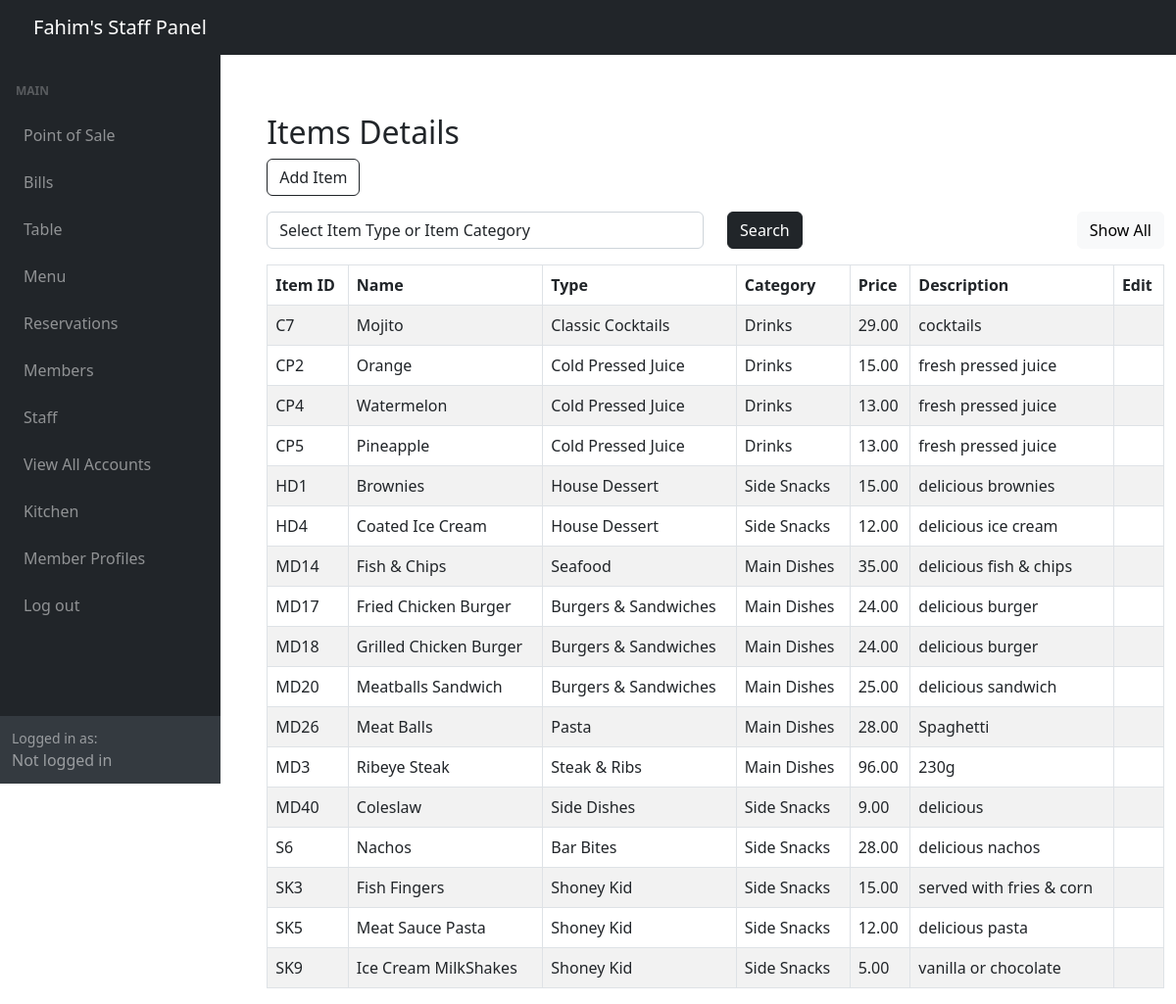
Page /adminSide/panel/menu-panel.php on the committed database.
### tables this page shows
CREATE TABLE `menu` (
  `item_id` varchar(6) NOT NULL,
  `item_name` varchar(255) DEFAULT NULL,
  `item_type` varchar(255) DEFAULT NULL,
  `item_category` varchar(255) DEFAULT NULL,
  `item_price` decimal(10,2) DEFAULT NULL,
  `item_description` varchar(255) DEFAULT NULL
);

### adminSide/panel/menu-panel.php (the view, shortened to what this page needs)
<?php include '../inc/dashHeader.php'; ?>
<div class="wrapper">
    <div class="container-fluid pt-5 pl-600">
        <div class="row">
            <div class="m-50">
                <div class="mt-5 mb-3">
                    <h2 class="pull-left">Items Details</h2>
                    <a href="../menuCrud/createItem.php" class="btn btn-outline-dark"><i class="fa fa-plus"></i> Add Item</a>
                </div>
                <div class="mb-3">
                    <form method="POST" action="#">
                        <div class="row">
                            <div class="col-md-6">
                                <select name="search" id="search" class="form-control">
                                    <option value="">Select Item Type or Item Category</option>
                                </select>
                            </div>
                            <div class="col-md-3">
                                <button type="submit" class="btn btn-dark">Search</button>
                            </div>
                            <div class="col" style="text-align: right;" >
                                <a href="menu-panel.php" class="btn btn-light">Show All</a>
                            </div>
                        </div>
                    </form>
                </div>
                <?php
                require_once "../config.php";
                if (isset($_POST['search'])) {
                    if (!empty($_POST['search'])) {
                        $search = $_POST['search'];
                        $sql = "SELECT * FROM Menu WHERE item_type LIKE '%$search%' OR item_category LIKE '%$search%' OR item_name LIKE '%$search%' OR item_id LIKE '%$search%' ORDER BY item_id;";
                    } else {
                        $sql = "SELECT * FROM Menu ORDER BY item_id;";
                    }
                } else {
                    $sql = "SELECT * FROM Menu ORDER BY item_id;";
                }
                if ($result = mysqli_query($link, $sql)) {
                    if (mysqli_num_rows($result) > 0) {
                        echo '<table class="table table-bordered table-striped">';
                        echo "<thead>";
                        echo "<tr>";
                        echo "<th>Item ID</th>";
                        echo "<th>Name</th>";
                        echo "<th>Type</th>";
                        echo "<th>Category</th>";
                        echo "<th>Price</th>";
                        echo "<th>Description</th>";
                        echo "<th>Edit</th>";
                        echo "</tr>";
                        echo "</thead>";
                        echo "<tbody>";
                        while ($row = mysqli_fetch_array($result)) {
                            echo "<tr>";
                            echo "<td>" . $row['item_id'] . "</td>";
                            echo "<td>" . $row['item_name'] . "</td>";
                            echo "<td>" . $row['item_type'] . "</td>";
                            echo "<td>" . $row['item_category'] . "</td>";
                            echo "<td>" . $row['item_price'] . "</td>";
                            echo "<td>" . $row['item_description'] . "</td>";
                            echo "<td>";
                            echo "</td>";
                            echo "</tr>";
                        }
                        echo "</tbody>";
                        echo "</table>";
                    } else {
                        echo '<div class="alert alert-danger"><em>No records were found.</em></div>';
                    }
                } else {
                    echo "Oops! Something went wrong. Please try again later.";
                }
                ?>
            </div>
        </div>
    </div>
</div>
<?php include '../inc/dashFooter.php'; ?>

### adminSide/inc/dashHeader.php (shortened to what this page needs)
<!DOCTYPE html>
<html lang="en">
    <head>
        <link href="../css/styles.css" rel="stylesheet" />
    </head>
    <body class="sb-nav-fixed">
        <nav class="sb-topnav navbar navbar-expand navbar-dark bg-dark">
            <button class="btn btn-link btn-sm order-1 order-lg-0 me-4 me-lg-0" id="sidebarToggle" href="#!"><i class="fas fa-bars"></i></button>
            <a class="navbar-brand ps-3" href="../panel/pos-panel.php">Fahim's Staff Panel</a>
        </nav>
        <div id="layoutSidenav">
            <div id="layoutSidenav_nav">
                <nav class="sb-sidenav accordion sb-sidenav-dark" id="sidenavAccordion">
                    <div class="sb-sidenav-menu">
                        <div class="nav">
                            <div class="sb-sidenav-menu-heading">Main</div>
                            <a class="nav-link" href="../panel/pos-panel.php">
                                Point of Sale
                            </a>
                            <a class="nav-link" href="../panel/bill-panel.php">
                                Bills
                            </a>
                            <a class="nav-link" href="../panel/table-panel.php">
                                Table
                            </a>
                            <a class="nav-link" href="../panel/menu-panel.php">
                                Menu
                            </a>
                            <a class="nav-link" href="../panel/reservation-panel.php">
                                Reservations
                            </a>
                            <a class="nav-link" href="../panel/customer-panel.php">
                                Members
                            </a>
                            <a class="nav-link" href="../panel/staff-panel.php">
                                Staff
                            </a>
                            <a class="nav-link" href="../panel/account-panel.php">
                                View All Accounts
                            </a>
                            <a class="nav-link" href="../panel/kitchen-panel.php">
                                Kitchen
                            </a>
                            <a class="nav-link" href="../panel/profiles-panel.php">
                                Member Profiles
                            </a>
                            <a class="nav-link" href="../StaffLogin/logout.php">
                                Log out
                            </a>
                        </div>
                    </div>
                        <div class="sb-sidenav-footer">
                            <div class="small">Logged in as:</div>
                                <?php
                                if (isset($_SESSION['logged_account_id']) && isset($_SESSION['logged_staff_name'])) {
                                    echo "Staff ID: " . $_SESSION['logged_account_id'] . "<br>";
                                    echo "Staff Name: " . $_SESSION['logged_staff_name'];
                                } else {
                                    echo "Not logged in";
                                }
                                ?>
                        </div>
                </nav>
            </div>
        </<div>
            <div id="content-for-template">Content</div>

### adminSide/inc/dashFooter.php
    </body>
</html>

### adminSide/panel/menu-panel.php (style rules this page uses)
.wrapper { width: 1300px; padding-left: 200px; padding-top: 20px }

### rows in the picture
menu: item_id "C7", item_name "Mojito", item_type "Classic Cocktails", item_category "Drinks", item_price "29.00", item_description "cocktails"
menu: item_id "CP2", item_name "Orange", item_type "Cold Pressed Juice", item_category "Drinks", item_price "15.00", item_description "fresh pressed juice"
menu: item_id "CP4", item_name "Watermelon", item_type "Cold Pressed Juice", item_category "Drinks", item_price "13.00", item_description "fresh pressed juice"
menu: item_id "CP5", item_name "Pineapple", item_type "Cold Pressed Juice", item_category "Drinks", item_price "13.00", item_description "fresh pressed juice"
menu: item_id "HD1", item_name "Brownies", item_type "House Dessert", item_category "Side Snacks", item_price "15.00", item_description "delicious brownies"
menu: item_id "HD4", item_name "Coated Ice Cream", item_type "House Dessert", item_category "Side Snacks", item_price "12.00", item_description "delicious ice cream"
menu: item_id "MD14", item_name "Fish & Chips", item_type "Seafood", item_category "Main Dishes", item_price "35.00", item_description "delicious fish & chips"
menu: item_id "MD17", item_name "Fried Chicken Burger", item_type "Burgers & Sandwiches", item_category "Main Dishes", item_price "24.00", item_description "delicious burger"
menu: item_id "MD18", item_name "Grilled Chicken Burger", item_type "Burgers & Sandwiches", item_category "Main Dishes", item_price "24.00", item_description "delicious burger"
menu: item_id "MD20", item_name "Meatballs Sandwich", item_type "Burgers & Sandwiches", item_category "Main Dishes", item_price "25.00", item_description "delicious sandwich"
menu: item_id "MD26", item_name "Meat Balls", item_type "Pasta", item_category "Main Dishes", item_price "28.00", item_description "Spaghetti"
menu: item_id "MD3", item_name "Ribeye Steak", item_type "Steak & Ribs", item_category "Main Dishes", item_price "96.00", item_description "230g"
menu: item_id "MD40", item_name "Coleslaw", item_type "Side Dishes", item_category "Side Snacks", item_price "9.00", item_description "delicious"
menu: item_id "S6", item_name "Nachos", item_type "Bar Bites", item_category "Side Snacks", item_price "28.00", item_description "delicious nachos"
menu: item_id "SK3", item_name "Fish Fingers", item_type "Shoney Kid", item_category "Side Snacks", item_price "15.00", item_description "served with fries & corn"
menu: item_id "SK5", item_name "Meat Sauce Pasta", item_type "Shoney Kid", item_category "Side Snacks", item_price "12.00", item_description "delicious pasta"
menu: item_id "SK9", item_name "Ice Cream MilkShakes", item_type "Shoney Kid", item_category "Side Snacks", item_price "5.00", item_description "vanilla or chocolate"
